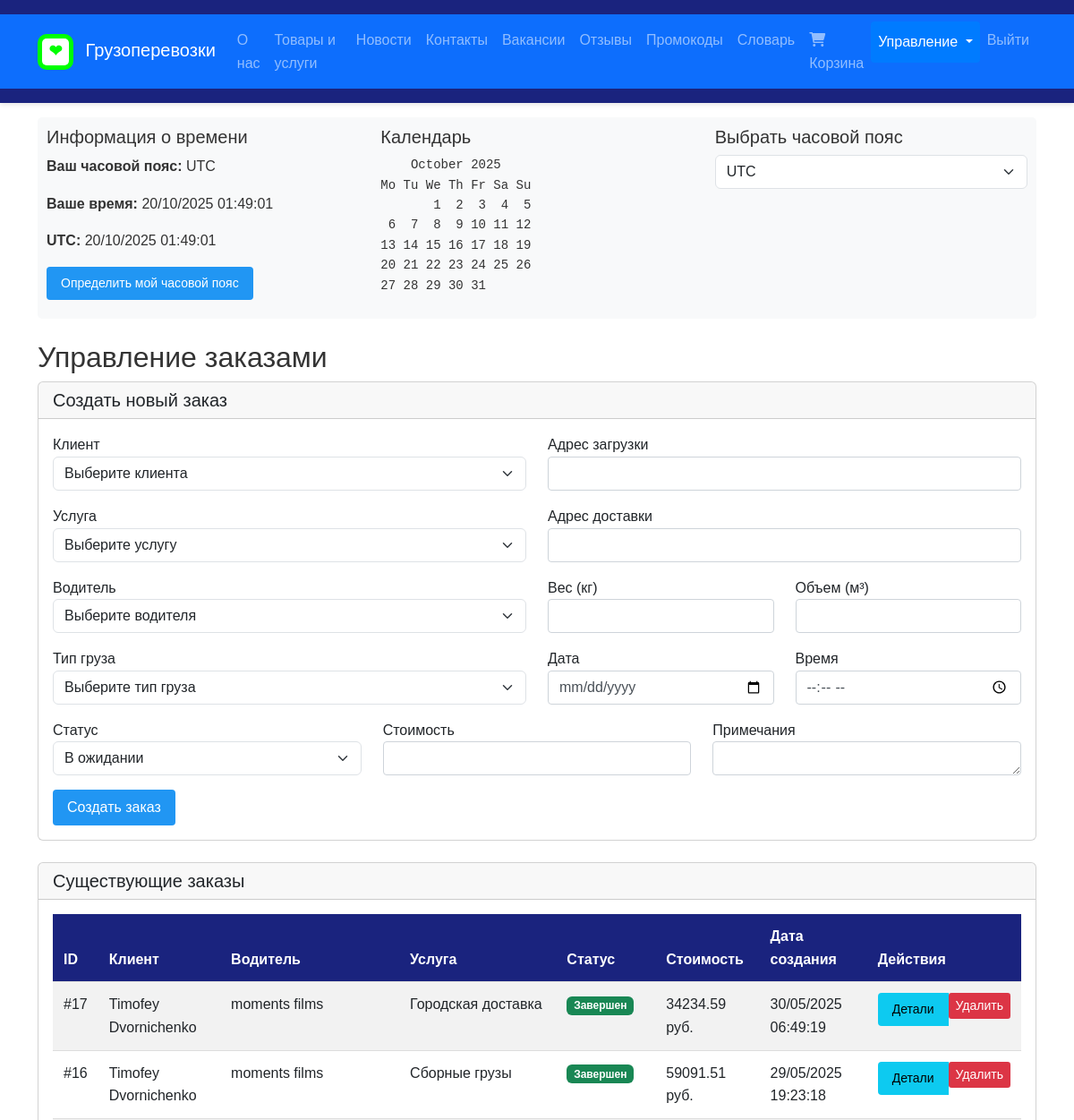
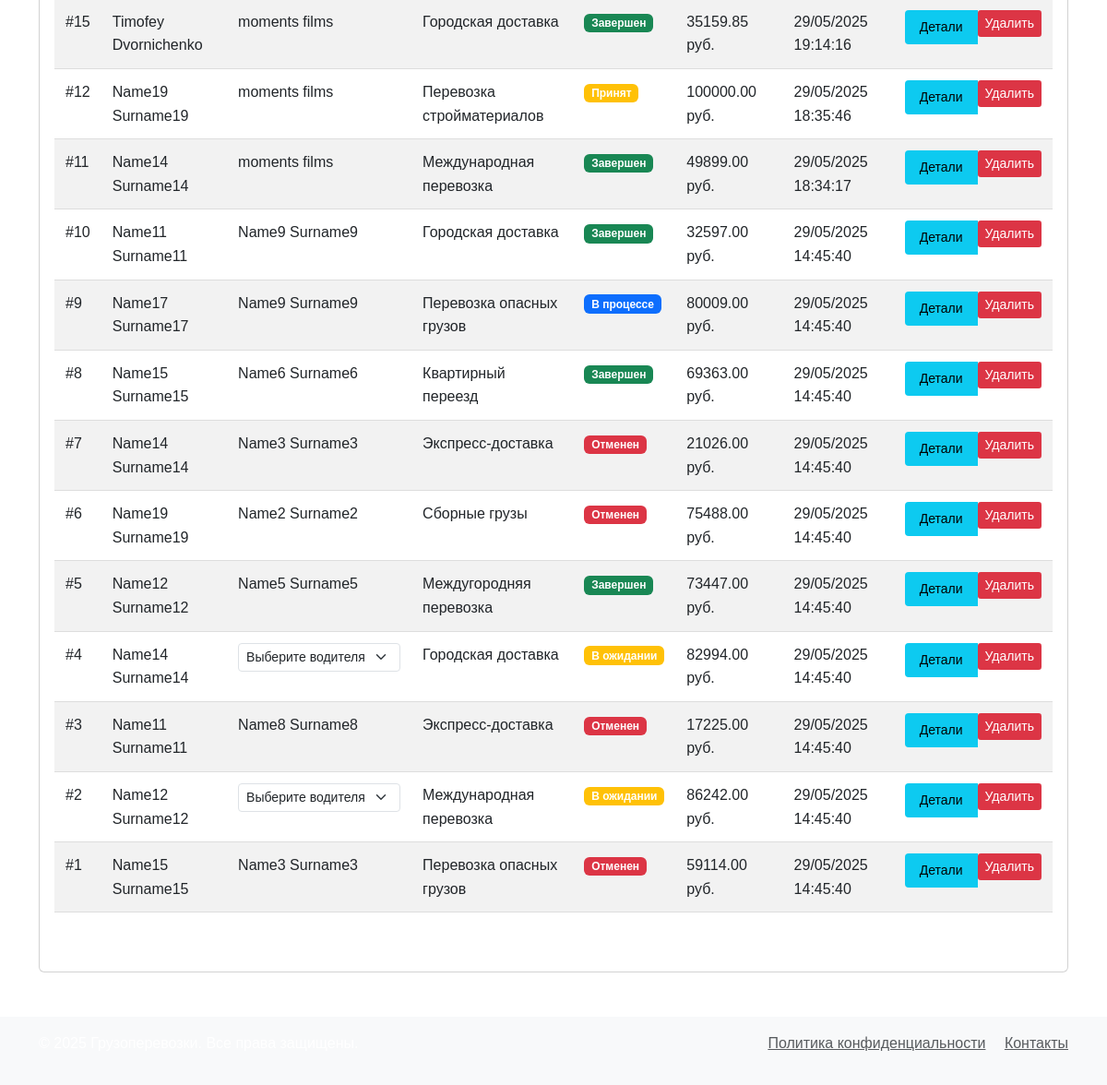
The page /management/orders/ (signed in) on the database its author committed (2 pictures, top to bottom).
### main/models.py (models this page shows, shortened)
class Order(models.Model):
    STATUS_CHOICES = [
        ('pending', 'В ожидании'),
        ('accepted', 'Принят'),
        ('in_progress', 'В процессе'),
        ('completed', 'Завершен'),
        ('cancelled', 'Отменен')
    ]
    client = models.ForeignKey(Client, on_delete=models.CASCADE)
    service = models.ForeignKey(Service, on_delete=models.CASCADE)
    driver = models.ForeignKey(Driver, on_delete=models.SET_NULL, null=True, blank=True, related_name='orders')
    cargo_type = models.ForeignKey(CargoType, on_delete=models.CASCADE)
    pickup_address = models.CharField(max_length=255)
    delivery_address = models.CharField(max_length=255)
    weight = models.FloatField(validators=[MinValueValidator(0.1)])
    volume = models.FloatField(validators=[MinValueValidator(0.1)])
    status = models.CharField(max_length=20, choices=STATUS_CHOICES, default='pending')
    total_price = models.DecimalField(max_digits=10, decimal_places=2)
    notes = models.TextField(blank=True)
    created_at = models.DateTimeField(auto_now_add=True)
    updated_at = models.DateTimeField(auto_now=True)
    scheduled_date = models.DateField(null=True, blank=True)
    scheduled_time = models.TimeField(null=True, blank=True)
    class Meta:
        ordering = ['-created_at']

class Client(models.Model):
    user = models.OneToOneField(User, on_delete=models.CASCADE)
    phone = models.CharField('Телефон', max_length=20, default='+375')
    address = models.CharField('Адрес', max_length=500, default='')
    company_name = models.CharField('Название компании', max_length=200, blank=True, default='')
    class Meta:
        verbose_name = 'Клиент'
        verbose_name_plural = 'Клиенты'

class Driver(models.Model):
    user = models.OneToOneField(User, on_delete=models.CASCADE)
    phone = models.CharField('Телефон', max_length=20, default='+375')
    experience = models.PositiveIntegerField('Опыт (лет)', default=0)
    categories = models.CharField('Категории прав', max_length=50, default='B')
    vehicle = models.ForeignKey('Vehicle', on_delete=models.SET_NULL, null=True, blank=True, verbose_name='Транспортное средство')
    photo = models.ImageField('Фото', upload_to='drivers/', null=True, blank=True)
    birth_date = models.DateField('Дата рождения', null=True, blank=True)
    class Meta:
        verbose_name = 'Водитель'
        verbose_name_plural = 'Водители'

class Service(models.Model):
    name = models.CharField('Название', max_length=200)
    description = models.TextField('Описание', default='')
    vehicle_type = models.ForeignKey(VehicleType, on_delete=models.PROTECT, verbose_name='Тип транспорта')
    base_price = models.DecimalField('Базовая цена', max_digits=10, decimal_places=2, default=0.00)
    max_weight = models.DecimalField('Максимальный вес (кг)', max_digits=10, decimal_places=2, default=1000.00)
    max_volume = models.DecimalField('Максимальный объем (м³)', max_digits=10, decimal_places=2, default=10.00)
    is_active = models.BooleanField('Активна', default=True)
    class Meta:
        verbose_name = 'Услуга'
        verbose_name_plural = 'Услуги'

### main/views.py (the view, shortened to what this page needs)
# urls.py: path('management/orders/', views.admin_orders, name='admin_orders'),
@staff_member_required
def admin_orders(request):
    orders = Order.objects.select_related('client', 'driver', 'service', 'cargo_type').all()
    drivers = Driver.objects.select_related('user', 'vehicle').all()
    services = Service.objects.all()
    cargo_types = CargoType.objects.all()
    clients = Client.objects.select_related('user').all()
    context = {
        'orders': orders,
        'drivers': drivers,
        'services': services,
        'cargo_types': cargo_types,
        'clients': clients,
        'status_choices': Order.STATUS_CHOICES
    }
    return render(request, 'main/management/orders.html', context)

### main/context_processors.py (called while the page is built)
def timezone_info(request):
    user_timezone = request.session.get('user_timezone', 'UTC')
    if user_timezone not in pytz.all_timezones:
        user_timezone = 'UTC'
    user_tz = pytz.timezone(user_timezone)
    utc_now = timezone.now()
    user_now = utc_now.astimezone(user_tz)
    cal = calendar.TextCalendar(calendar.MONDAY)
    current_calendar = cal.formatmonth(user_now.year, user_now.month)
    return {
        'user_timezone': user_timezone,
        'utc_now': utc_now.strftime('%d/%m/%Y %H:%M:%S'),
        'user_now': user_now.strftime('%d/%m/%Y %H:%M:%S'),
        'current_calendar': current_calendar,
    }

### main/templatetags/date_filters.py (called while the page is built)
@register.filter(name='format_datetime')
def format_datetime(value, user_timezone='UTC'):
    if not value:
        return ''
    try:
        if not timezone.is_aware(value):
            value = timezone.make_aware(value, pytz.UTC)
        user_tz = pytz.timezone(user_timezone)
        local_dt = value.astimezone(user_tz)
        return local_dt.strftime('%d/%m/%Y %H:%M:%S')
    except:
        return value

### main/templates/main/management/orders.html (shortened to what this page needs)
{% extends 'main/base.html' %}
{% load static %}
{% load date_filters %}
{% block content %}
<div class="container mt-4">
    <h2>Управление заказами</h2>
    <div class="card mb-4">
        <div class="card-header">
            <h5 class="mb-0">Создать новый заказ</h5>
        </div>
        <div class="card-body">
            <form method="post">
                <div class="row">
                    <div class="col-md-6">
                        <div class="mb-3">
                            <label for="client">Клиент</label>
                            <select name="client" id="client" class="form-select" required>
                                <option value="">Выберите клиента</option>
                            </select>
                        </div>
                        <div class="mb-3">
                            <label for="service">Услуга</label>
                            <select name="service" id="service" class="form-select" required>
                                <option value="">Выберите услугу</option>
                            </select>
                        </div>
                        <div class="mb-3">
                            <label for="driver">Водитель</label>
                            <select name="driver" id="driver" class="form-select">
                                <option value="">Выберите водителя</option>
                            </select>
                        </div>
                        <div class="mb-3">
                            <label for="cargo_type">Тип груза</label>
                            <select name="cargo_type" id="cargo_type" class="form-select" required>
                                <option value="">Выберите тип груза</option>
                            </select>
                        </div>
                    </div>
                    <div class="col-md-6">
                        <div class="mb-3">
                            <label for="pickup_address">Адрес загрузки</label>
                            <input type="text" class="form-control" id="pickup_address" name="pickup_address" required>
                        </div>
                        <div class="mb-3">
                            <label for="delivery_address">Адрес доставки</label>
                            <input type="text" class="form-control" id="delivery_address" name="delivery_address" required>
                        </div>
                        <div class="row">
                            <div class="col-md-6">
                                <div class="mb-3">
                                    <label for="weight">Вес (кг)</label>
                                    <input type="number" step="0.1" class="form-control" id="weight" name="weight" required>
                                </div>
                            </div>
                            <div class="col-md-6">
                                <div class="mb-3">
                                    <label for="volume">Объем (м³)</label>
                                    <input type="number" step="0.1" class="form-control" id="volume" name="volume" required>
                                </div>
                            </div>
                        </div>
                        <div class="row">
                            <div class="col-md-6">
                                <div class="mb-3">
                                    <label for="scheduled_date">Дата</label>
                                    <input type="date" class="form-control" id="scheduled_date" name="scheduled_date">
                                </div>
                            </div>
                            <div class="col-md-6">
                                <div class="mb-3">
                                    <label for="scheduled_time">Время</label>
                                    <input type="time" class="form-control" id="scheduled_time" name="scheduled_time">
                                </div>
                            </div>
                        </div>
                    </div>
                    <div class="col-12">
                        <div class="row">
                            <div class="col-md-4">
                                <div class="mb-3">
                                    <label for="status">Статус</label>
                                    <select name="status" id="status" class="form-select" required>
                                        {% for status_code, status_name in status_choices %}
                                        <option value="{{ status_code }}">{{ status_name }}</option>
                                        {% endfor %}
                                    </select>
                                </div>
                            </div>
                            <div class="col-md-4">
                                <div class="mb-3">
                                    <label for="total_price">Стоимость</label>
                                    <input type="number" step="0.01" class="form-control" id="total_price" name="total_price" required>
                                </div>
                            </div>
                            <div class="col-md-4">
                                <div class="mb-3">
                                    <label for="notes">Примечания</label>
                                    <textarea class="form-control" id="notes" name="notes" rows="1"></textarea>
                                </div>
                            </div>
                        </div>
                    </div>
                </div>
                <button type="submit" class="btn btn-primary">Создать заказ</button>
            </form>
        </div>
    </div>
    <div class="card">
        <div class="card-header">
            <h5 class="mb-0">Существующие заказы</h5>
        </div>
        <div class="card-body">
            <div class="table-responsive">
                <table class="table table-striped">
                    <thead>
                        <tr>
                            <th>ID</th>
                            <th>Клиент</th>
                            <th>Водитель</th>
                            <th>Услуга</th>
                            <th>Статус</th>
                            <th>Стоимость</th>
                            <th>Дата создания</th>
                            <th>Действия</th>
                        </tr>
                    </thead>
                    <tbody>
                        {% for order in orders %}
                        <tr>
                            <td>#{{ order.id }}</td>
                            <td>{{ order.client.user.get_full_name }}</td>
                            <td>
                                {% if order.status == 'pending' %}
                                <form method="post" class="d-inline">
                                    <select name="driver_id" class="form-select form-select-sm d-inline-block w-auto" onchange="this.form.submit()">
                                        <option value="">Выберите водителя</option>
                                    </select>
                                </form>
                                {% else %}
                                {{ order.driver.user.get_full_name|default:"Не назначен" }}
                                {% endif %}
                            </td>
                            <td>{{ order.service.name }}</td>
                            <td>
                                <span class="badge {% if order.status == 'completed' %}bg-success{% elif order.status == 'cancelled' %}bg-danger{% elif order.status == 'in_progress' %}bg-primary{% else %}bg-warning{% endif %}">
                                    {{ order.get_status_display }}
                                </span>
                            </td>
                            <td>{{ order.total_price }} руб.</td>
                            <td>{{ order.created_at|format_datetime:user_timezone }}</td>
                            <td>
                                <div class="btn-group">
                                    <button type="button" class="btn btn-info btn-sm" data-bs-toggle="modal" data-bs-target="#orderDetailsModal{{ order.id }}">
                                        Детали
                                    </button>
                                    <form method="post" class="d-inline" onsubmit="return confirm('Вы уверены, что хотите удалить этот заказ?');">
                                        <button type="submit" class="btn btn-danger btn-sm">Удалить</button>
                                    </form>
                                </div>
                            </td>
                        </tr>
                        {% empty %}
                        <tr>
                            <td colspan="8" class="text-center">Нет заказов</td>
                        </tr>
                        {% endfor %}
                    </tbody>
                </table>
            </div>
        </div>
    </div>
</div>
{% endblock %}

### main/static/css/style.css (style rules this page uses)
* { margin: 0; padding: 0; box-sizing: border-box; }
body { font-family: 'Arial', sans-serif; line-height: 1.6; color: #333; }
.btn { padding: 0.5rem 1rem; border: none; border-radius: 4px; cursor: pointer; text-decoration: none; transition: background-color 0.3s; }
.btn-primary { background-color: #2196f3; color: white; }
.btn.btn-danger { color: #fff !important; background-color: #dc3545 !important; border-color: #dc3545 !important; padding: 0.25rem 0.5rem; font-size: 0.875rem; line-height: 1.5; border-radius: 0.2rem; text-decoration: none; display: inline-block; font-weight: 400; text-align: center; vertical-align: middle; cursor: pointer; user-select: none; transition: color .15s ease-in-out,background-color .15s ease-in-out,border-color .15s ease-in-out,box-shadow .15s ease-in-out; }
.table-responsive { overflow-x: auto; margin-bottom: 2rem; }
.table { width: 100%; border-collapse: collapse; margin-bottom: 1rem; }
.table th, .table td { padding: 0.75rem; text-align: left; border-bottom: 1px solid #ddd; }
.table th { background-color: #1a237e; color: white; }
.table tr:nth-child(even) { background-color: #f5f5f5; }
.form-control { display: block; width: 100%; padding: .375rem .75rem; font-size: 1rem; line-height: 1.5; color: #495057; background-color: #fff; border: 1px solid #ced4da; border-radius: .25rem; transition: border-color .15s ease-in-out,box-shadow .15s ease-in-out; }

### rows shown on the page
Order: id "17", client.user.get_full_name "Timofey Dvornichenko", driver.user.get_full_name "moments films", service.name "Городская доставка", status "Завершен", total_price "34234.59", created_at "30/05/2025 06:49:19"
Order: id "16", client.user.get_full_name "Timofey Dvornichenko", driver.user.get_full_name "moments films", service.name "Сборные грузы", status "Завершен", total_price "59091.51", created_at "29/05/2025 19:23:18"
Order: id "15", client.user.get_full_name "Timofey Dvornichenko", driver.user.get_full_name "moments films", service.name "Городская доставка", status "Завершен", total_price "35159.85", created_at "29/05/2025 19:14:16"
Order: id "12", client.user.get_full_name "Name19 Surname19", driver.user.get_full_name "moments films", service.name "Перевозка стройматериалов", status "Принят", total_price "100000.00", created_at "29/05/2025 18:35:46"
Order: id "11", client.user.get_full_name "Name14 Surname14", driver.user.get_full_name "moments films", service.name "Международная перевозка", status "Завершен", total_price "49899.00", created_at "29/05/2025 18:34:17"
Order: id "10", client.user.get_full_name "Name11 Surname11", driver.user.get_full_name "Name9 Surname9", service.name "Городская доставка", status "Завершен", total_price "32597.00", created_at "29/05/2025 14:45:40"
Order: id "9", client.user.get_full_name "Name17 Surname17", driver.user.get_full_name "Name9 Surname9", service.name "Перевозка опасных грузов", status "В процессе", total_price "80009.00", created_at "29/05/2025 14:45:40"
Order: id "8", client.user.get_full_name "Name15 Surname15", driver.user.get_full_name "Name6 Surname6", service.name "Квартирный переезд", status "Завершен", total_price "69363.00", created_at "29/05/2025 14:45:40"
Order: id "7", client.user.get_full_name "Name14 Surname14", driver.user.get_full_name "Name3 Surname3", service.name "Экспресс-доставка", status "Отменен", total_price "21026.00", created_at "29/05/2025 14:45:40"
Order: id "6", client.user.get_full_name "Name19 Surname19", driver.user.get_full_name "Name2 Surname2", service.name "Сборные грузы", status "Отменен", total_price "75488.00", created_at "29/05/2025 14:45:40"
Order: id "5", client.user.get_full_name "Name12 Surname12", driver.user.get_full_name "Name5 Surname5", service.name "Междугородняя перевозка", status "Завершен", total_price "73447.00", created_at "29/05/2025 14:45:40"
Order: id "4", client.user.get_full_name "Name14 Surname14", service.name "Городская доставка", status "В ожидании", total_price "82994.00", created_at "29/05/2025 14:45:40"
Order: id "3", client.user.get_full_name "Name11 Surname11", driver.user.get_full_name "Name8 Surname8", service.name "Экспресс-доставка", status "Отменен", total_price "17225.00", created_at "29/05/2025 14:45:40"
Order: id "2", client.user.get_full_name "Name12 Surname12", service.name "Международная перевозка", status "В ожидании", total_price "86242.00", created_at "29/05/2025 14:45:40"
Order: id "1", client.user.get_full_name "Name15 Surname15", driver.user.get_full_name "Name3 Surname3", service.name "Перевозка опасных грузов", status "Отменен", total_price "59114.00", created_at "29/05/2025 14:45:40"

### other values the page prints
{{ user_timezone }} "UTC"
{{ user_now }} "20/10/2025 01:49:01"
{{ utc_now }} "20/10/2025 01:49:01"
{{ current_calendar }} "October 2025 Mo Tu We Th Fr Sa Su 1 2 3 4 5 6 7 8 9 10 11 12 13 14 15 16 17 18 19 20 21 22 23 24 25 26 27 28 29 30 31"
form field status "В ожидании"
